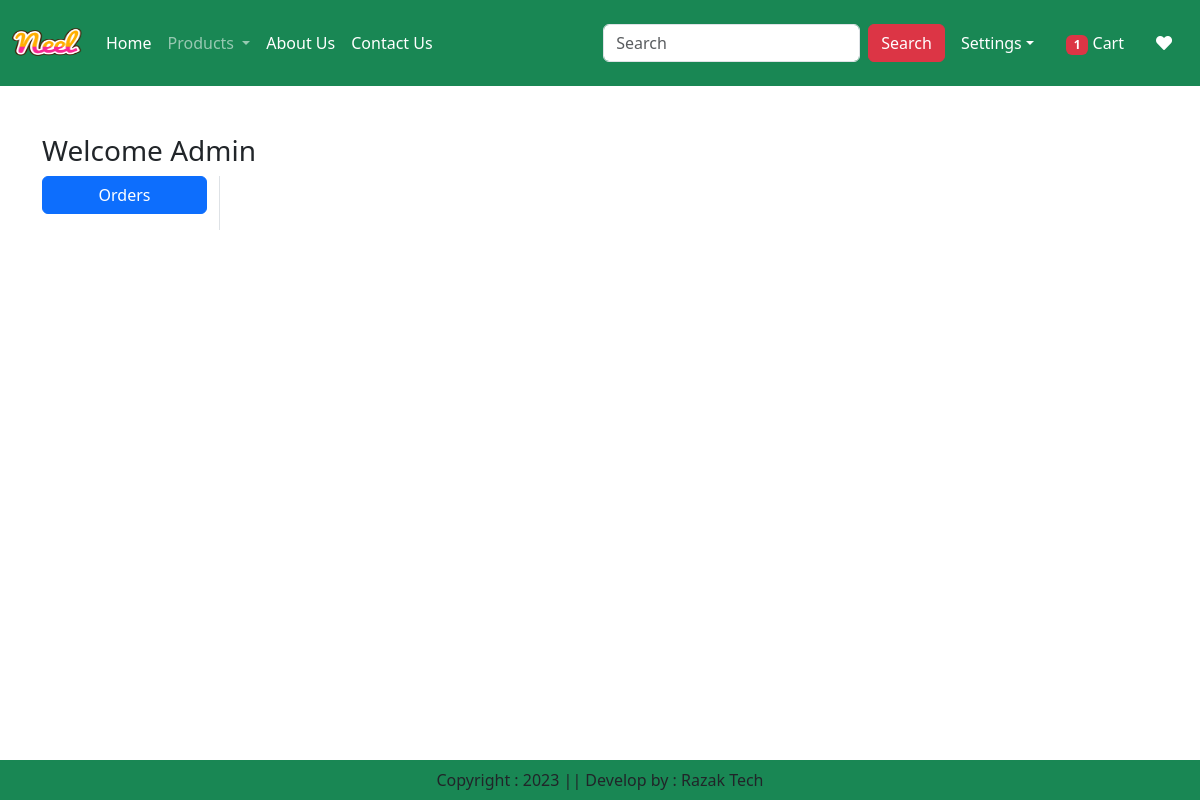
The page /orders/ (signed in) on the database as committed earlier.
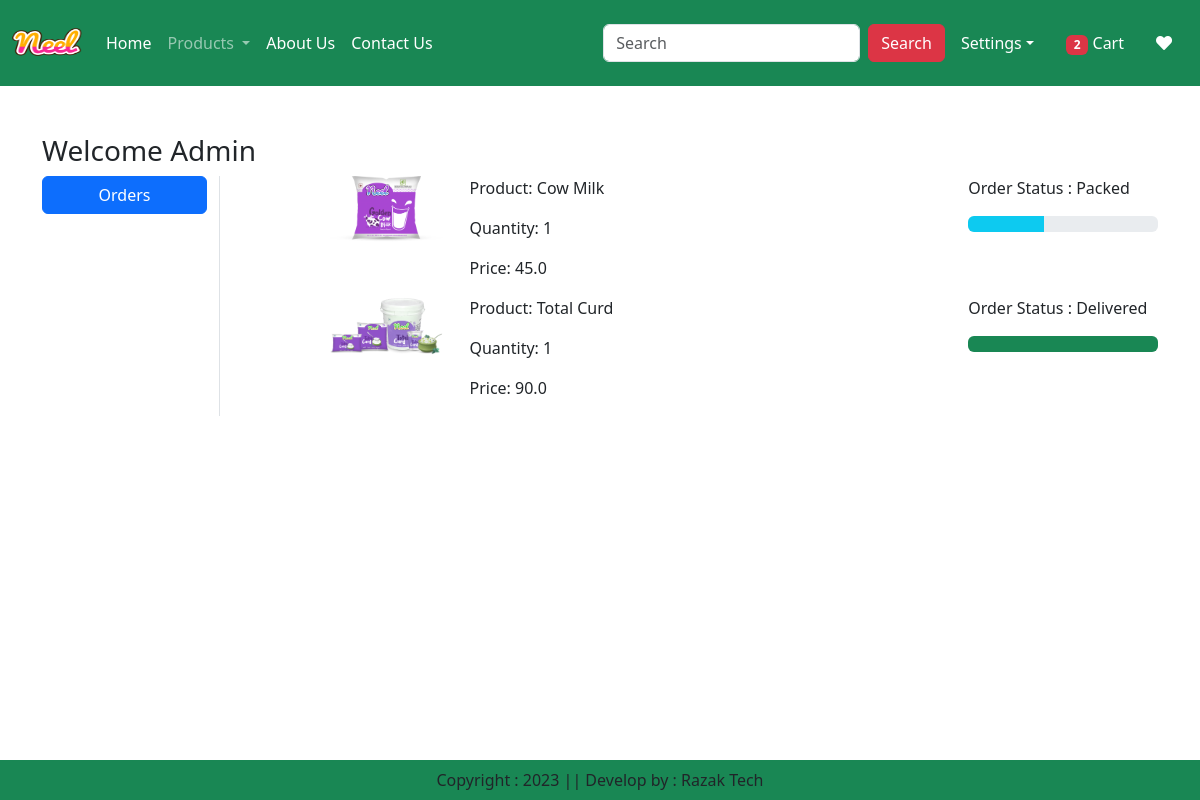
The same page on the database as committed later.
### app/models.py (models this page shows, shortened)
class OrderPlaced(models.Model):
    user = models.ForeignKey(User, on_delete=models.CASCADE)
    customer = models.ForeignKey(Customer, on_delete=models.CASCADE)
    product = models.ForeignKey(Product, on_delete=models.CASCADE)
    quantity = models.PositiveIntegerField(default=1)
    ordered_date = models.DateTimeField(auto_now_add=True)
    status = models.CharField(max_length=50, choices=STATUS_CHOICES, default='Pending')
    payment = models.ForeignKey(Payment, on_delete=models.CASCADE, default="")
    @property
    def total_cost(self):
        return self.quantity * self.product.discounted_price

class Product(models.Model):
    title = models.CharField(max_length=100)
    selling_price = models.FloatField()
    discounted_price = models.FloatField()
    description = models.TextField()
    composition = models.TextField(default="")
    prodapp = models.TextField(default="")
    category = models.CharField(choices=CATEGORY_CHOICES, max_length=2)
    product_image = models.ImageField(upload_to="product")

### app/views.py (the view)
# urls.py: path('orders/', views.orders, name='orders'),
@login_required
def orders(request):
    totalitem = 0
    wishitem = 0
    if request.user.is_authenticated:
        totalitem = len(Cart.objects.filter(user=request.user))
        wishitem = len(Wishlist.objects.filter(user=request.user))
    order_placed = OrderPlaced.objects.filter(user=request.user)
    return render(request, "app/orders.html", locals())

### app/templates/app/orders.html (shortened to what this page needs)
{% extends "app/base.html" %}
{% load static %}
{% block main-content %}
<div class="container my-5">
    <div class="row">
        <h3>Welcome <span class="text-capitalize">{{ request.user }}</span></h3>
        <div class="col-sm-2 border-end">
            <ul class="list-unstyled">
                <li class="d-grid"><a href="{% url 'orders' %}" class="btn btn-primary">Orders</a></li>
            </ul>
        </div>
        <div class="col-sm-9 offset-sm-1">
            {% for op in order_placed %}
            <div class="row">
                <div class="col-sm-2">
                    <img src="{{ op.product.product_image.url }}" class="img-fluid" height="100" weight="100" />
                </div>
                <div class="col-sm-7">
                    <p>Product: {{ op.product.title }}</p>
                    <p>Quantity: {{ op.quantity }}</p>
                    <p>Price: {{ op.total_cost }}</p>
                </div>
                <div class="col-sm-3">
                    <p> Order Status : {{ op.status }}</p>
                    {% if op.status == 'Packed' %}
                    <div class="progress">
                        <div class="progress-bar bg-info" role="progressbar" style="width: 40%" aria-valuenow="40" aria-valuemin="0" aria-valuemax="100"></div>
                    </div>
                    {% endif %}
                    {% if op.status == 'Delivered' %}
                    <div class="progress">
                        <div class="progress-bar bg-success" role="progressbar" style="width: 100%" aria-valuenow="100" aria-valuemin="0" aria-valuemax="100"></div>
                    </div>
                    {% endif %}
                </div>
            </div>
            {% endfor %}
        </div>
    </div>
</div>
{% endblock main-content %}

Rows that differ between the two databases and show on the page:
added OrderPlaced: product.product_image (picture), product "Cow Milk", quantity "1", total_cost "45.0", status "Packed"
added OrderPlaced: product.product_image (picture), product "Total Curd", quantity "1", total_cost "90.0", status "Delivered"
Other text that changed with them:
{{ totalitem }}: "1" → "2"
